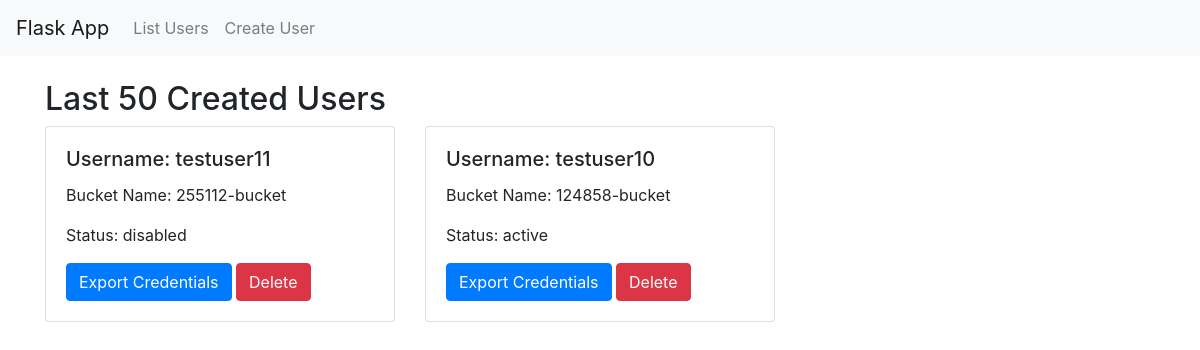
Before: /list_users (signed in) with the older database file.
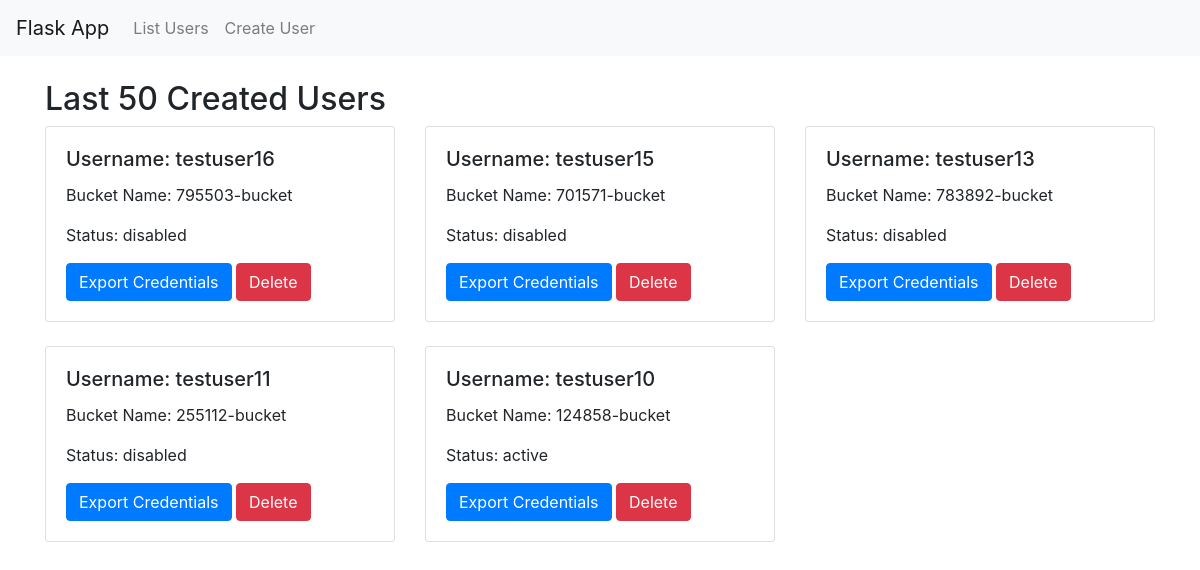
After: the same page with the newer database file.
### tables this page shows
CREATE TABLE users (
            id INTEGER PRIMARY KEY AUTOINCREMENT,
            user_id TEXT,
            user_name TEXT,
            bucket_name TEXT,
            access_key_id TEXT,
            secret_access_key TEXT,
            timestamp TEXT,
            status TEXT
        );

### app.py (the view)
@app.route('/list_users')
def list_users():
    if 'username' not in session:
        return redirect(url_for('login'))
    users = admin.get_last_50_users()
    return render_template('list_users.html', users=users)

### aws_admin.py (called while the page is built)
    def _get_connection(self):
        return sqlite3.connect(self.db_name, check_same_thread=False)

    def get_last_50_users(self):
        conn = self._get_connection()
        cursor = conn.cursor()
        cursor.execute("SELECT user_name, bucket_name, status, access_key_id, secret_access_key FROM users ORDER BY id DESC LIMIT 50")
        users = cursor.fetchall()
        conn.close()
        return users

### templates/list_users.html
{% extends 'base.html' %}
{% block content %}
<h2 class="mt-4">Last 50 Created Users</h2>
<div class="row">
    {% for user in users %}
    <div class="col-md-4">
        <div class="card mb-4">
            <div class="card-body">
                <h5 class="card-title">Username: {{ user[0] }}</h5>
                <p class="card-text">Bucket Name: {{ user[1] }}</p>
                <p class="card-text">Status: {{ user[2] }}</p>
                <a href="{{ url_for('export_credentials', user_name=user[0]) }}" class="btn btn-primary">Export Credentials</a>
                <a href="{{ url_for('delete_user', user_name=user[0]) }}" class="btn btn-danger">Delete</a>
            </div>
        </div>
    </div>
    {% endfor %}
</div>
{% endblock %}

### templates/base.html (shortened to what this page needs)
<!DOCTYPE html>
<html lang="en">
<head>
    <link href="https://stackpath.bootstrapcdn.com/bootstrap/4.5.2/css/bootstrap.min.css" rel="stylesheet">
</head>
<body>
    <nav class="navbar navbar-expand-lg navbar-light bg-light">
        <a class="navbar-brand" href="{{ url_for('index') }}">Flask App</a>
        <div class="collapse navbar-collapse">
            <ul class="navbar-nav mr-auto">
                <li class="nav-item"><a class="nav-link" href="{{ url_for('list_users') }}">List Users</a></li>
                <li class="nav-item"><a class="nav-link" href="{{ url_for('create_user') }}">Create User</a></li>
            </ul>
        </div>
    </nav>
    <div class="container">
        {% block content %}{% endblock %}
    </div>
</body>
</html>

Changed rows visible on the page:
added users: user_name "testuser16", bucket_name "795503-bucket", status "disabled"
added users: user_name "testuser15", bucket_name "701571-bucket", status "disabled"
added users: user_name "testuser13", bucket_name "783892-bucket", status "disabled"
